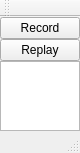
<?xml version="1.0" encoding="UTF-8"?>
<ui version="4.0">
 <class>MainWindow</class>
 <widget class="QMainWindow" name="MainWindow">
  <property name="geometry">
   <rect>
    <x>0</x>
    <y>0</y>
    <width>80</width>
    <height>132</height>
   </rect>
  </property>
  <property name="windowTitle">
   <string>MainWindow</string>
  </property>
  <widget class="QWidget" name="centralWidget">
   <layout class="QVBoxLayout" name="verticalLayout">
    <property name="spacing">
     <number>0</number>
    </property>
    <property name="leftMargin">
     <number>0</number>
    </property>
    <property name="topMargin">
     <number>0</number>
    </property>
    <property name="rightMargin">
     <number>0</number>
    </property>
    <property name="bottomMargin">
     <number>0</number>
    </property>
    <item>
     <widget class="QPushButton" name="record">
      <property name="text">
       <string>Record</string>
      </property>
      <property name="checkable">
       <bool>true</bool>
      </property>
      <property name="checked">
       <bool>false</bool>
      </property>
     </widget>
    </item>
    <item>
     <widget class="QPushButton" name="replay">
      <property name="text">
       <string>Replay</string>
      </property>
      <property name="checkable">
       <bool>true</bool>
      </property>
     </widget>
    </item>
    <item>
     <widget class="QListView" name="listView"/>
    </item>
   </layout>
  </widget>
  <widget class="QMenuBar" name="menuBar">
   <property name="geometry">
    <rect>
     <x>0</x>
     <y>0</y>
     <width>80</width>
     <height>17</height>
    </rect>
   </property>
  </widget>
  <widget class="QToolBar" name="mainToolBar">
   <attribute name="toolBarArea">
    <enum>TopToolBarArea</enum>
   </attribute>
   <attribute name="toolBarBreak">
    <bool>false</bool>
   </attribute>
  </widget>
  <widget class="QStatusBar" name="statusBar"/>
 </widget>
 <layoutdefault spacing="6" margin="11"/>
 <resources/>
 <connections/>
</ui>
